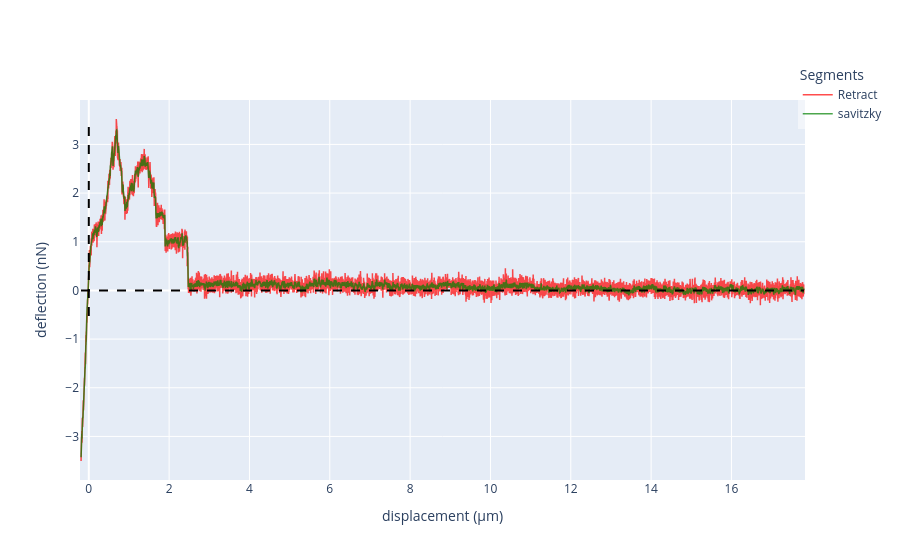

Here is the notebook cell this chart was saved with:
### Code cell
import plotly.graph_objects as go

fig = go.Figure()

fig.add_trace(go.Scatter(
    x=ret_corrected_displacement,
    y=corrected_deflection_ret,
    mode='lines',
    name='Retract',
    line=dict(color='red', width=1.5),
    opacity=0.7
))

# fig.add_trace(go.Scatter(
#     x=ret_corrected_displacement,
#     y=smooth_defl,
#     mode='lines',
#     name='Smoothed Derivative',
#     line=dict(color='blue', width=1.5, dash='dash'),
#     opacity=0.7
# ))

fig.add_trace(go.Scatter(
    x=ret_corrected_displacement,
    y=savitz_defl,
    mode='lines',
    name='savitzky',
    line=dict(color='green', width=1.5),
    opacity=0.7
))

# Add horizontal and vertical lines at y=0 and x=0
fig.add_shape(type='line',
              x0=ret_corrected_displacement.min(),
              x1=ret_corrected_displacement.max(),
              y0=0, y1=0,
              line=dict(color='black', dash='dash'))
fig.add_shape(type='line',
              x0=0, x1=0,
              y0=y_lower_limit, y1=max_positive_value*1.1,
              line=dict(color='black', dash='dash'))

fig.update_layout(
    xaxis_title='displacement (μm)',
    yaxis_title='deflection (nN)',
    legend=dict(title='Segments', bgcolor='rgba(255,255,255,0.5)', x=0.99, y=1.1),
    showlegend=True
)

fig.show()

### Figure 1 — Plotly figure (JSON) as saved in the notebook; plotly's stock layout.template omitted (floating-point values rounded to 4 significant figures; data arrays with more than 128 entries replaced by an {"elided": "..."} marker saying what was removed)
{"data": [{"line": {"color": "red", "width": 1.5}, "mode": "lines", "name": "Retract", "opacity": 0.7, "type": "scatter", "x": {"elided": "9034 float values"}, "y": {"elided": "9034 float values"}}, {"line": {"color": "green", "width": 1.5}, "mode": "lines", "name": "savitzky", "opacity": 0.7, "type": "scatter", "x": {"elided": "9034 float values"}, "y": {"elided": "9034 float values"}}], "layout": {"legend": {"bgcolor": "rgba(255,255,255,0.5)", "title": {"text": "Segments"}, "x": 0.99, "y": 1.1}, "shapes": [{"line": {"color": "black", "dash": "dash"}, "type": "line", "x0": -0.1942, "x1": 17.81, "y0": 0, "y1": 0}, {"line": {"color": "black", "dash": "dash"}, "type": "line", "x0": 0, "x1": 0, "y0": -0.5257, "y1": 3.545}], "showlegend": true, "xaxis": {"title": {"text": "displacement (μm)"}}, "yaxis": {"title": {"text": "deflection (nN)"}}}}
